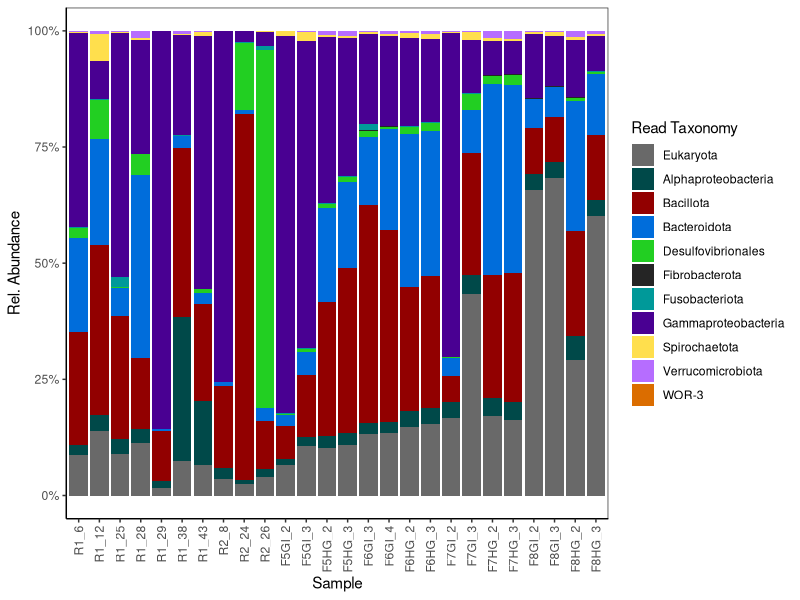
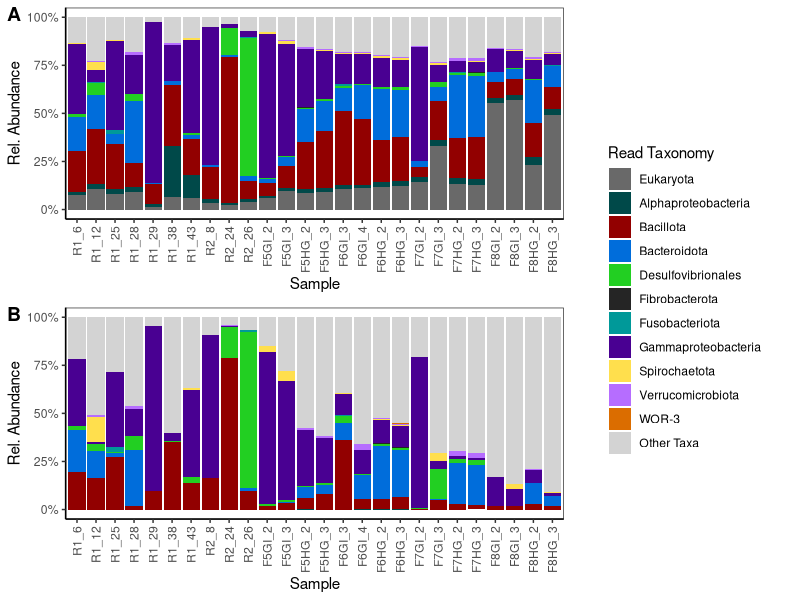
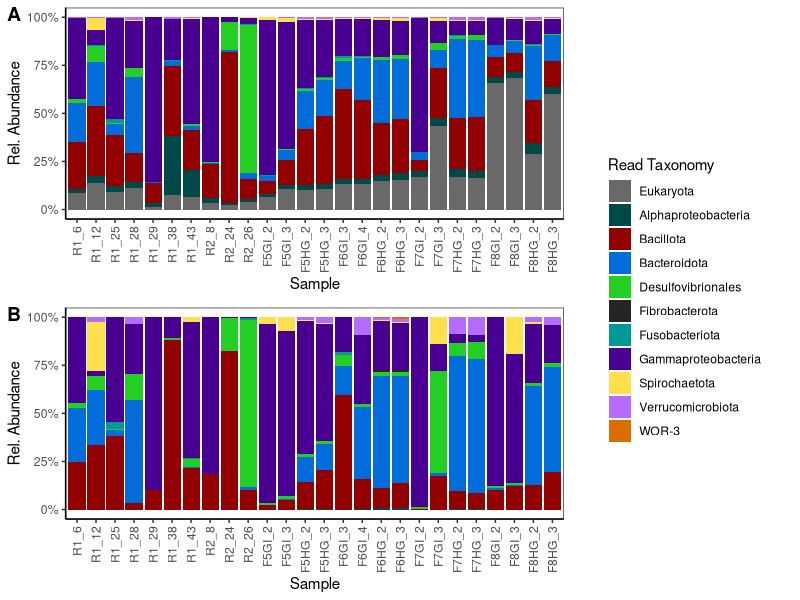
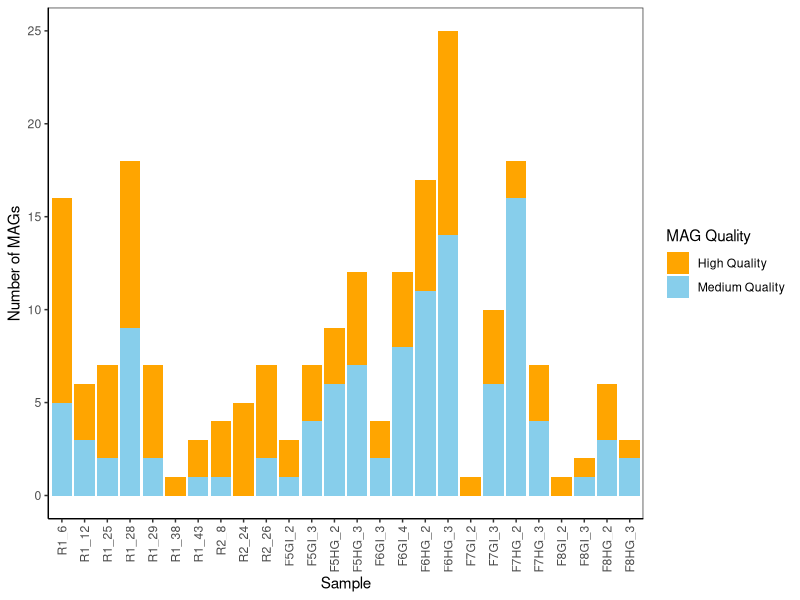
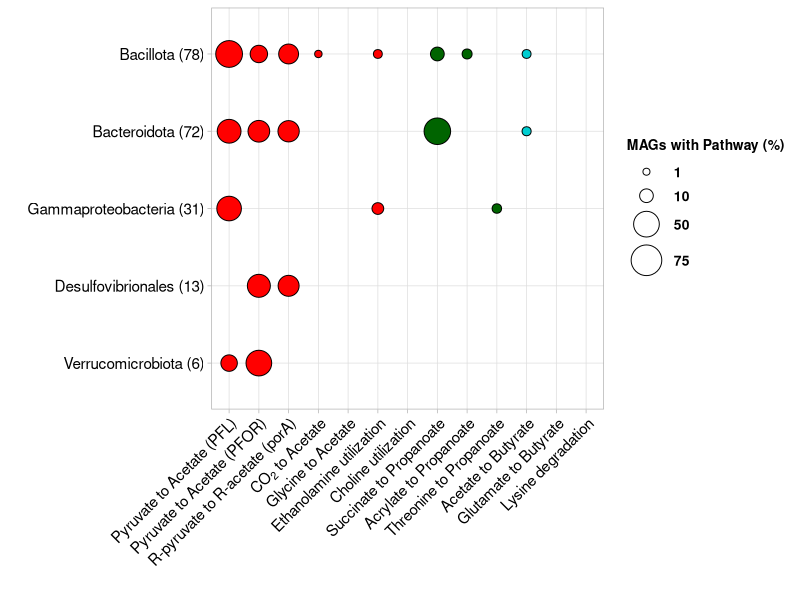

Here is the R script that generated these plots, in order:
# Get visualization packages
if (!require('ggplot2')) install.packages('ggplot2'); library('ggplot2')
if (!require('RColorBrewer')) install.packages('RColorBrewer'); library('RColorBrewer')
if (!require('ggbeeswarm')) install.packages('ggbeeswarm'); library('ggbeeswarm')
if (!require('cowplot')) install.packages('cowplot'); library('cowplot')
if (!require('stringr')) install.packages('stringr'); library('stringr')

# Get data manipulation packages
if (!require('tidyverse')) install.packages('tidyverse'); library('tidyverse')
if (!require('tidyr')) install.packages('tidyr'); library('tidyr')
if (!require('dplyr')) install.packages('dplyr'); library('dplyr')
if (!require('reshape2')) install.packages('reshape2'); library('reshape2')

# Read data from file
data <- read.csv("data/read_taxonomy.tab", stringsAsFactors = FALSE, sep="\t")
sample_order = c("R1_6", "R1_12", "R1_24", "R1_25", "R1_28", "R1_29", "R1_38", "R1_43", "R2_8", "R2_24", "R2_26",
                 "F5GI_2", "F5GI_3", "F5HG_2", "F5HG_3", "F6GI_3", "F6GI_4", "F6HG_2", "F6HG_3",
                 "F7GI_2", "F7GI_3", "F7HG_2", "F7HG_3", "F8GI_2", "F8GI_3", "F8HG_2", "F8HG_3")
data$id = factor(data$id, levels = sample_order)

taxa_order = rev(c("Eukaryota", "Alphaproteobacteria", "Bacillota", "Bacteroidota", "Desulfovibrionales", "Fibrobacterota",
                   "Fusobacteriota",  "Gammaproteobacteria", "Spirochaetota", "Verrucomicrobiota", 
                 "WOR.3", "Other.Taxa"))

{
color_alpha = "#004949"
color_gamma = "#490092"
color_bacteroid = "#006DDB"
color_desulfo = "#22CF22"
color_pvc = "#b66dff"
color_spiro = "#ffdf4d"
color_fuso = "#009999"
color_firm = "#920000"
color_fibro = "#252525"
color_weird = "#db6d00"
color_euk = "#696969"
color_other = "#D3D3D3"
}

# Pivot data using tidyverse
data_pivoted <- data %>%
  pivot_longer(
    cols = taxa_order,
    names_to = "taxon",
    values_to = "abundance",
  ) %>%
  select(id, source, taxon, abundance)

data_pivoted$taxon = factor(data_pivoted$taxon, levels = taxa_order)
data_pivoted_A = data_pivoted[data_pivoted$source == "A",]
data_pivoted_B = data_pivoted[data_pivoted$source == "B",]

plot_A = ggplot(data_pivoted_A, aes(x = id, y = abundance, fill = taxon)) +
  geom_bar(stat = "identity", position = "stack") +
  scale_y_continuous(labels = scales::percent_format()) +
  labs(x = "Sample", y = "Rel. Abundance", fill = "Read Taxonomy") + scale_fill_manual(labels = 
                                                                                             rev(c("Eukaryota", "Alphaproteobacteria", "Bacillota", "Bacteroidota", "Desulfovibrionales", "Fibrobacterota",
                                                                                                   "Fusobacteriota",  "Gammaproteobacteria", "Spirochaetota", "Verrucomicrobiota", 
                                                                                                   "WOR-3", "Other Taxa")), values = 
                                                                                             rev(c( color_euk,  color_alpha,  color_firm,  color_bacteroid,
                                                                                                    color_desulfo,   
                                                                                                    color_fibro, color_fuso, color_gamma, color_spiro,
                                                                                                    color_pvc, color_weird, color_other))) +
  theme_bw() + theme(panel.grid.major = element_blank(), panel.grid.minor = element_blank(),
                     panel.background = element_blank(), axis.line = element_line(colour = "black")) +
  theme(axis.text.x = element_text(angle = 90, vjust = 0.5, hjust=1))  +  guides(fill = guide_legend(reverse = TRUE))

plot_B = ggplot(data_pivoted_B, aes(x = id, y = abundance, fill = taxon)) +
  geom_bar(stat = "identity", position = "stack") +
  scale_y_continuous(labels = scales::percent_format()) +
  labs(x = "Sample", y = "Rel. Abundance", fill = "Read Taxonomy") + scale_fill_manual(labels = 
                                                                                             rev(c("Eukaryota", "Alphaproteobacteria", "Bacillota", "Bacteroidota", "Desulfovibrionales", "Fibrobacterota",
                                                                                                   "Fusobacteriota",  "Gammaproteobacteria", "Spirochaetota", "Verrucomicrobiota", 
                                                                                                   "WOR-3", "Other Taxa")), values = 
                                                                                             rev(c( color_euk,  color_alpha,  color_firm,  color_bacteroid,
                                                                                                    color_desulfo,   
                                                                                                    color_fibro, color_fuso, color_gamma, color_spiro,
                                                                                                    color_pvc, color_weird, color_other))) +
  theme_bw() + theme(panel.grid.major = element_blank(), panel.grid.minor = element_blank(),
                     panel.background = element_blank(), axis.line = element_line(colour = "black")) +
  theme(axis.text.x = element_text(angle = 90, vjust = 0.5, hjust=1))  +  guides(fill = guide_legend(reverse = TRUE))

svg("read_taxonomy.svg", width = 7, height = 5)
# Create the barplot
theme_set(theme_minimal())
plot_grid(plot_grid(
  plot_A + theme(legend.position = "none"), plot_B + theme(legend.position = "none"),
  ncol = 1, labels = c("A", "B"), align = "hv", axis = "b"), get_legend(plot_A), rel_widths = c(0.25, 0.1))
dev.off()


########

# Read data from file
data <- subset(read.csv("data/read_taxonomy.tab", stringsAsFactors = FALSE, sep="\t"), select = -c(Other.Taxa))
data$id = factor(data$id, levels = sample_order)

taxa_order = rev(c("Eukaryota", "Alphaproteobacteria", "Bacillota", "Bacteroidota", "Desulfovibrionales", "Fibrobacterota",
                   "Fusobacteriota",  "Gammaproteobacteria", "Spirochaetota", "Verrucomicrobiota", 
                   "WOR.3"))

{
  color_alpha = "#004949"
  color_gamma = "#490092"
  color_bacteroid = "#006DDB"
  color_desulfo = "#22CF22"
  color_pvc = "#b66dff"
  color_spiro = "#ffdf4d"
  color_fuso = "#009999"
  color_firm = "#920000"
  color_fibro = "#252525"
  color_weird = "#db6d00"
  color_euk = "#696969"
  color_other = "#D3D3D3"
}

# Pivot data using tidyverse
data_pivoted <- data %>%
  pivot_longer(
    cols = taxa_order,
    names_to = "taxon",
    values_to = "abundance",
  ) %>%
  select(id, source, taxon, abundance)

data_pivoted$taxon = factor(data_pivoted$taxon, levels = taxa_order)
data_pivoted_A = data_pivoted[data_pivoted$source == "A",]
data_pivoted_B = data_pivoted[data_pivoted$source == "B",]


plot_A = ggplot(data_pivoted_A, aes(x = id, y = abundance, fill = taxon)) +
  geom_bar(stat = "identity", position = "fill") +
  labs(x = "Sample", y = "Rel. Abundance", fill = "Read Taxonomy") + scale_fill_manual(labels = 
                                                                                         rev(c("Eukaryota", "Alphaproteobacteria", "Bacillota", "Bacteroidota", "Desulfovibrionales", "Fibrobacterota",
                                                                                               "Fusobacteriota",  "Gammaproteobacteria", "Spirochaetota", "Verrucomicrobiota", 
                                                                                               "WOR-3")), values = 
                                                                                         rev(c( color_euk,  color_alpha,  color_firm,  color_bacteroid,
                                                                                                color_desulfo,   
                                                                                                color_fibro, color_fuso, color_gamma, color_spiro,
                                                                                                color_pvc, color_weird))) +
  theme_bw() + scale_y_continuous(labels = scales::percent_format()) + theme(panel.grid.major = element_blank(), panel.grid.minor = element_blank(),
                     panel.background = element_blank(), axis.line = element_line(colour = "black")) +
  theme(axis.text.x = element_text(angle = 90, vjust = 0.5, hjust=1))  +  guides(fill = guide_legend(reverse = TRUE))
plot_A

plot_B = ggplot(data_pivoted_B, aes(x = id, y = abundance, fill = taxon)) +
  geom_bar(stat = "identity", position = "fill") +
  scale_y_continuous(labels = scales::percent_format()) +
  labs(x = "Sample", y = "Rel. Abundance", fill = "Read Taxonomy") + scale_fill_manual(labels = 
                                                                                         rev(c("Eukaryota", "Alphaproteobacteria", "Bacillota", "Bacteroidota", "Desulfovibrionales", "Fibrobacterota",
                                                                                               "Fusobacteriota",  "Gammaproteobacteria", "Spirochaetota", "Verrucomicrobiota", 
                                                                                               "WOR-3")), values = 
                                                                                         rev(c( color_euk,  color_alpha,  color_firm,  color_bacteroid,
                                                                                                color_desulfo,   
                                                                                                color_fibro, color_fuso, color_gamma, color_spiro,
                                                                                                color_pvc, color_weird))) +
  theme_bw() + theme(panel.grid.major = element_blank(), panel.grid.minor = element_blank(),
                     panel.background = element_blank(), axis.line = element_line(colour = "black")) +
  theme(axis.text.x = element_text(angle = 90, vjust = 0.5, hjust=1))  +  guides(fill = guide_legend(reverse = TRUE))

svg("read_taxonomy_noother.svg", width = 7, height = 5)
# Create the barplot
theme_set(theme_minimal())
plot_grid(plot_grid(
  plot_A + theme(legend.position = "none"), plot_B + theme(legend.position = "none"),
  ncol = 1, labels = c("A", "B"), align = "hv", axis = "b"), get_legend(plot_A), rel_widths = c(0.25, 0.1))
dev.off()


####

# Read data from file
data <- read.csv("data/bin_quality.txt", stringsAsFactors = FALSE, sep="\t")
sample_order = c("R1_6", "R1_12", "R1_24", "R1_25", "R1_28", "R1_29", "R1_38", "R1_43", "R2_8", "R2_24", "R2_26",
                 "F5GI_2", "F5GI_3", "F5HG_2", "F5HG_3", "F6GI_3", "F6GI_4", "F6HG_2", "F6HG_3",
                 "F7GI_2", "F7GI_3", "F7HG_2", "F7HG_3", "F8GI_2", "F8GI_3", "F8HG_2", "F8HG_3")
data$id = factor(data$id, levels = sample_order)

data_long = data %>% 
  pivot_longer(
    cols = c("Medium.Quality", "High.Quality"),
    names_to = "quality",
    values_to = "bins"
  )

svg("bin_count.svg", width = 8, height = 4.5)
ggplot(data_long, aes(fill=quality, y=bins, x=id)) + 
  geom_bar(position="stack", stat="identity") + labs(x = "Sample", y = "Number of MAGs", fill = "MAG Quality") +
  scale_fill_manual(labels = 
                      c("High Quality", "Medium Quality"), values = c("Orange", "skyBlue")
                      ) +
  
  theme_bw() + theme(panel.grid.major = element_blank(), panel.grid.minor = element_blank(),
                                                                     panel.background = element_blank(), axis.line = element_line(colour = "black")) +
  theme(axis.text.x = element_text(angle = 90, vjust = 0.5, hjust=1))
dev.off()



#########

# Read data from file
data_scfa <- subset(read.csv("data/scfa_breakdown.tab", stringsAsFactors = FALSE, sep="\t"))
data_scfa = melt(data_scfa, id = c("Taxa"))
data_scfa$Taxa = factor(data_scfa$Taxa, levels = c("Bacillota", "Bacteroidota", "Gammaproteobacteria", "Desulfovibrionales", "Verrucomicrobiota"))
data_scfa$value = data_scfa$value * 100

#red", "darkturquoise", "darkgreen"
colours = c("red", "red", "red", "red", "red", "red", "red", "darkgreen", "darkgreen","darkgreen", "darkturquoise", "darkturquoise","darkturquoise")

scfa_plot = ggplot(data_scfa, aes(x = variable, y = Taxa)) + 
  geom_point(aes(size = value, fill = variable), alpha = 1, shape = 21) + 
  scale_size_continuous(limits = c(0.000001, 75), range = c(1, 10), breaks = c(1,10,50,75)) + 
  labs( x= "", y = "", size = "MAGs with Pathway (%)", fill = "")  +theme_light() + 
  theme(legend.key=element_blank(), 
        axis.text.x = element_text(colour = "black", size = 11, angle = 90, vjust = 0.3, hjust = 1), 
        axis.text.y = element_text(colour = "black", size = 11), 
        legend.text = element_text(size = 10, face ="bold", colour ="black"), 
        legend.title = element_text(size = 10, face = "bold"), 
        panel.background = element_blank(),  
        legend.position = "right") +  
  scale_fill_manual(values = colours, guide = FALSE) +  
  scale_y_discrete(limits = rev,
                   labels=c(
                     "Bacillota" = "Bacillota (78)",
                     "Bacteroidota" = "Bacteroidota (72)",
                     "Gammaproteobacteria" = "Gammaproteobacteria (31)",
                     "Desulfovibrionales" = "Desulfovibrionales (13)",
                     "Verrucomicrobiota" = "Verrucomicrobiota (6)"
                   )) + 
  
  theme(axis.text.x = element_text(angle = 45, vjust = 1, hjust=1)) + 
  scale_x_discrete(labels=c("Pyruvate.to.Acetate.Formate..PFL." = "Pyruvate to Acetate (PFL)",
                            "Pyruvate.to.acetate..PFOR." = "Pyruvate to Acetate (PFOR)",
                            "Ethanolamine.utilization" = "Ethanolamine utilization",
                            "CO2.to.Acetate" = expression("CO" ["2"]*" to Acetate"),
                            "Choline.utilization" = "Choline utilization",
                            "Glycine.to.Acetate" = "Glycine to Acetate",
                            "R.pyruvate.to.R.acetate" = "R-pyruvate to R-acetate (porA)",
                            "Succinate.to.Propionate" = "Succinate to Propanoate",
                            "Acrylate.to.Propionate" = "Acrylate to Propanoate",
                            "Threonine.to.Propionate" = "Threonine to Propanoate",
                            "Acetate.to.Butyrate" = "Acetate to Butyrate",
                            "Glutamate.to.Butyrate" = "Glutamate to Butyrate",
                            "Lysine.Degradation" = "Lysine degradation"))



svg("figures/scfa_table.svg", width = 9, height = 5)
scfa_plot
dev.off()
